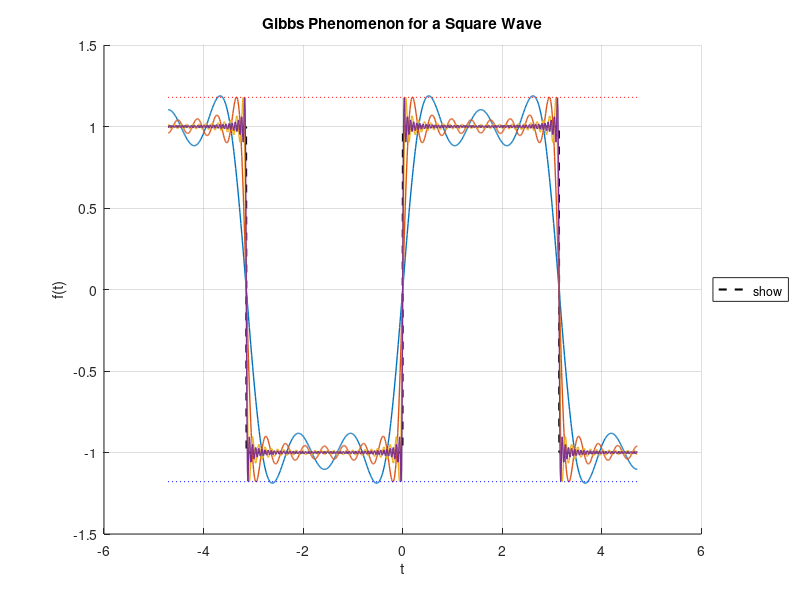

This chart was generated by the following MATLAB code:
% --- Parameters ---
L = pi; % Periodicity of the square wave is 2*L
N_terms_array = [5, 15, 50, 100]; % Number of terms in the Fourier series to plot
num_points = 1000; % Number of points for plotting

% --- Define the time vector ---
% We'll plot over a little more than one period to see the behavior clearly
t = linspace(-1.5*L, 1.5*L, num_points);

% --- Define the ideal square wave function (for reference) ---
% Square wave: f(t) = 1 for 0 < t < L, -1 for -L < t < 0
% and periodic with period 2L
ideal_square_wave = zeros(size(t));
for i = 1:length(t)
    t_mod = mod(t(i) + L, 2*L) - L; % Bring t into the interval [-L, L]
    if t_mod > 0 && t_mod < L
        ideal_square_wave(i) = 1;
    elseif t_mod < 0 && t_mod > -L
        ideal_square_wave(i) = -1;
    elseif t_mod == 0 || t_mod == L || t_mod == -L % At discontinuities, average value
        ideal_square_wave(i) = 0;
    end
end

% --- Plotting ---
figure;
hold on;
grid on;
title('Gibbs Phenomenon for a Square Wave');
xlabel('t');
ylabel('f(t)');
plot(t, ideal_square_wave, 'k--', 'LineWidth', 1.5, 'DisplayName', 'Ideal Square Wave');

colors = lines(length(N_terms_array)); % Get distinct colors for plotting

% --- Calculate and plot Fourier series for different numbers of terms ---
for k_idx = 1:length(N_terms_array)
    N = N_terms_array(k_idx);
    f_approx = zeros(size(t)); % Initialize the Fourier series sum

    % The Fourier series for a square wave f(t) = 1 for (0, L) and -1 for (-L, 0)
    % is f(t) = (4/pi) * sum_{n=1,3,5,...}^{N} (1/n) * sin(n*pi*t/L)
    % For our specific square wave (amplitude 1), the coefficients are:
    % a0 = 0
    % an = 0 (since it's an odd function)
    % bn = (2/L) * integral_{-L}^{L} f(t)*sin(n*pi*t/L) dt
    %    = (2/L) * [ integral_{-L}^{0} (-1)*sin(n*pi*t/L) dt + integral_{0}^{L} (1)*sin(n*pi*t/L) dt ]
    %    = (2/L) * [ (L/(n*pi))*cos(n*pi*t/L) |_{-L}^{0} - (L/(n*pi))*cos(n*pi*t/L) |_{0}^{L} ]
    %    = (2/(n*pi)) * [ (cos(0) - cos(-n*pi)) - (cos(n*pi) - cos(0)) ]
    %    = (2/(n*pi)) * [ (1 - (-1)^n) - ((-1)^n - 1) ]
    %    = (2/(n*pi)) * [ 2 - 2*(-1)^n ]
    %    = (4/(n*pi)) * (1 - (-1)^n)
    % So, bn = 0 if n is even, and bn = 8/(n*pi) if n is odd.
    % However, a simpler form for this specific square wave is often given as:
    % f(t) = (4/pi) * sum_{k=1}^{N_odd_terms} (1/(2k-1)) * sin((2k-1)*pi*t/L)
    % where N_odd_terms corresponds to the number of *odd* terms.
    % If N is the total number of terms (1, 2, 3, ...), we sum up to n=N.

    for n = 1:N % Sum up to N terms
        if mod(n, 2) ~= 0 % Only odd terms contribute (n = 1, 3, 5, ...)
            bn = 4 / (n * pi);
            f_approx = f_approx + bn * sin(n * t); % L=pi, so n*pi*t/L becomes n*t
        end
    end

    plot(t, f_approx, 'Color', colors(k_idx,:), 'LineWidth', 1, 'DisplayName', ['N = ' num2str(N) ' terms']);
end

% --- Add details for Gibbs phenomenon ---
% The overshoot is approximately 9% of the jump.
% Jump = 1 - (-1) = 2.
% Overshoot height = 0.09 * 2 = 0.18 (approximately)
% So the peak will be around 1 + 0.09*(1 - (-1))/2 = 1.09 (for the positive jump)
% or more precisely, the overshoot is (2/pi) * integral_0^pi (sin(x)/x) dx - 1 which is approx 0.08949 * (Jump Height)
jump_height = 2; % From -1 to 1
overshoot_theoretical_max = 1 + (2/pi * 1.8519 - 1) * (jump_height/2); % Si(pi) approx 1.8519
undershoot_theoretical_min = -1 - (2/pi * 1.8519 - 1) * (jump_height/2);

plot([min(t), max(t)], [overshoot_theoretical_max, overshoot_theoretical_max], 'r:', 'DisplayName', 'Theoretical Overshoot Max');
plot([min(t), max(t)], [undershoot_theoretical_min, undershoot_theoretical_min], 'b:', 'DisplayName', 'Theoretical Undershoot Min');


legend('show', 'Location', 'EastOutside');
ylim([-1.5, 1.5]); % Adjust y-axis limits to better see the overshoot
hold off;

disp('Gibbs Phenomenon Demonstration:');
disp('The plot shows the Fourier series approximation of a square wave.');
disp('Notice the overshoot and undershoot near the discontinuities (t=0, t=pi, t=-pi).');
disp('As the number of terms (N) increases, the approximation gets better overall,');
disp('but the height of the overshoot remains significant (approx. 9% of the jump),');
disp('though it gets squeezed into a narrower region around the discontinuity.');